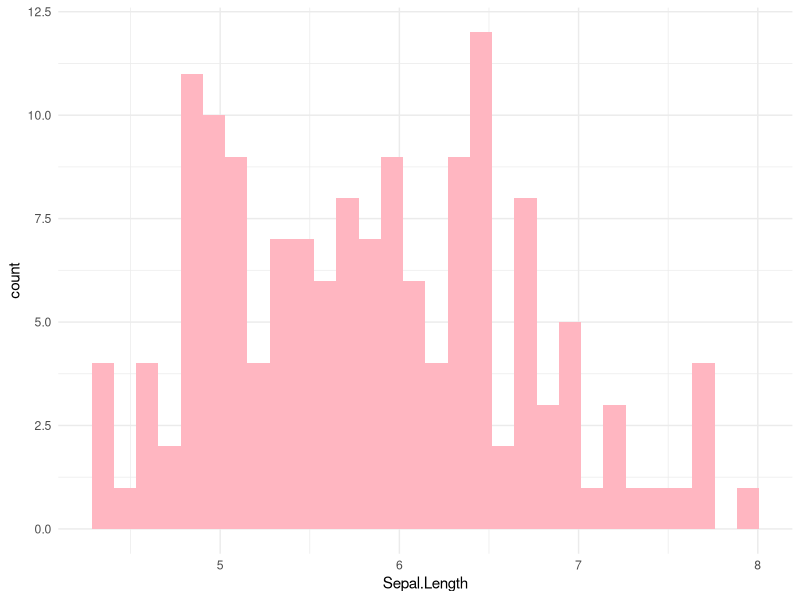

Generate this figure with R:
## ---- chunk 1
knitr::opts_chunk$set(echo = TRUE)
## ---- chunk 2
library(tidyverse)
## ---- chunk 3
col <- colors()
colors()
## ---- chunk 4
ggplot(iris, aes(x=Sepal.Length)) +
  geom_histogram(fill=col[419]) +
  theme_minimal()
